Frame 1 (no input): blank canvas, image omitted
Frame 60 (the mouse pressed at the canvas centre just before this capture): blank canvas, image omitted
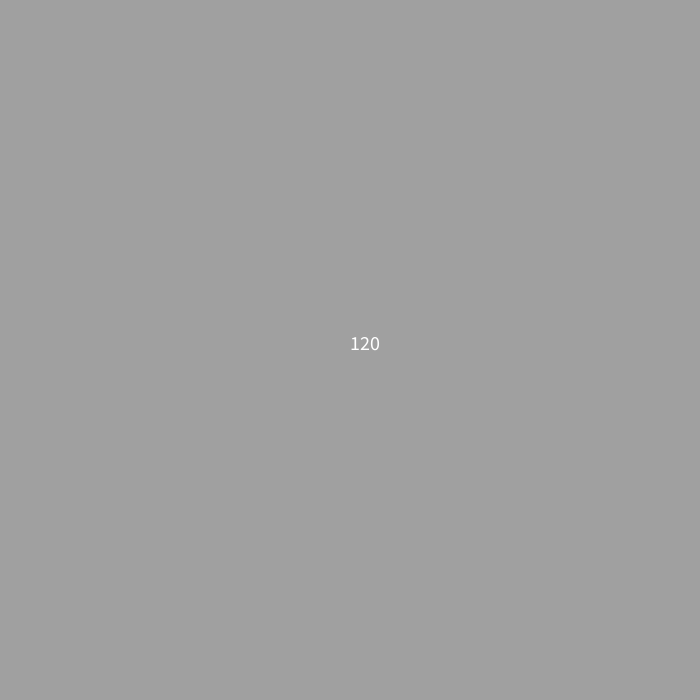
Frame 120 (the mouse held since frame 60 and released just before this capture)

The Processing sketch whose frames 1 and 60 were blank and that drew this single picture after the mouse press (run headless with seeded random() and noise(); from frame 60 on, the mouse is pressed at the canvas centre):

// Processing sketch: array_counter
// ── array_counter.pde
int[] array;

void setup(){
  size(700,700);
  array = new int[0];
}

void draw(){
  background(160);
  if(mousePressed){
    
    array = new int[2 + array.length];
  }
  textMode(CENTER);
  textSize(20);
  text(array.length,width/2,height/2);
}
